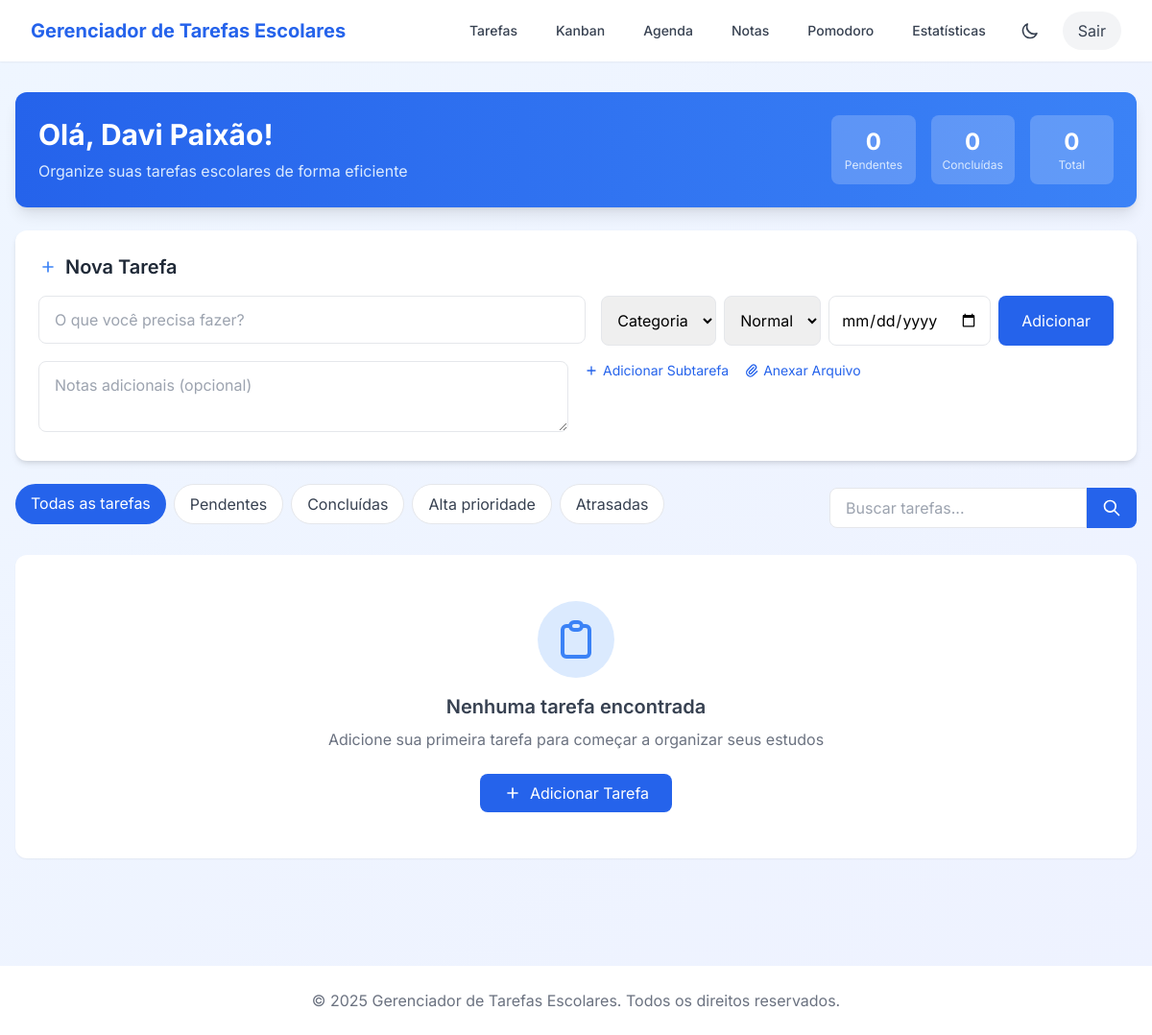
Before: / (signed in) with the older database file.
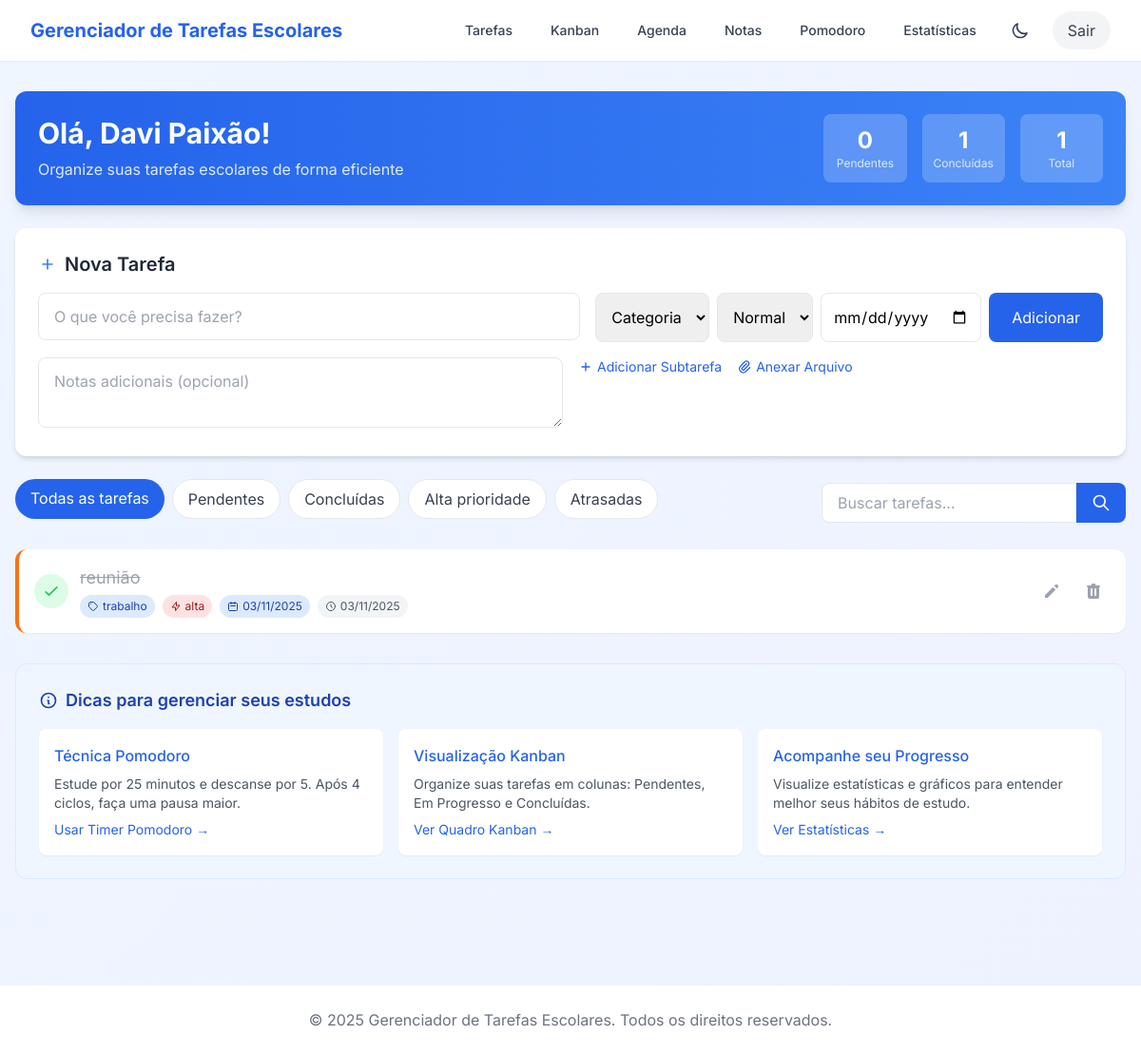
After: the same page with the newer database file.
### models.py (models this page shows, shortened)
class Tarefa(db.Model):
    __tablename__ = 'tarefas'
    id = db.Column(db.Integer, primary_key=True)
    descricao = db.Column(db.String(200), nullable=False)
    concluida = db.Column(db.Boolean, default=False)
    data_criacao = db.Column(db.DateTime, default=datetime.utcnow)
    data_conclusao = db.Column(db.DateTime, nullable=True)
    data_vencimento = db.Column(db.DateTime, nullable=True)  # Data de vencimento
    prioridade = db.Column(db.String(20), default='normal')  # baixa, normal, alta
    categoria = db.Column(db.String(50), nullable=True)  # categoria da tarefa (ex: escola, trabalho, pessoal)
    notas = db.Column(db.Text, nullable=True)  # Notas adicionais
    status_kanban = db.Column(db.String(20), default='pendente')  # pendente, em_progresso, concluida
    usuario_id = db.Column(db.Integer, db.ForeignKey('usuarios.id'), nullable=False)
    subtarefas = db.relationship('Subtarefa', backref='tarefa', lazy=True, cascade="all, delete-orphan")
    anexos = db.relationship('Anexo', backref='tarefa', lazy=True, cascade="all, delete-orphan")
    sessoes_pomodoro = db.relationship('SessaoPomodoro', backref='tarefa', lazy=True)
    def esta_atrasada(self):
        if self.data_vencimento and not self.concluida:
            return self.data_vencimento < datetime.utcnow()
        return False

### app.py (the view)
@app.route('/')
@login_required
def index():
    filtro = request.args.get('filtro')
    busca = request.args.get('busca')
    query = Tarefa.query.filter_by(usuario_id=current_user.id)
    if filtro == 'pendentes':
        query = query.filter_by(concluida=False)
    elif filtro == 'concluidas':
        query = query.filter_by(concluida=True)
    elif filtro == 'alta':
        query = query.filter_by(prioridade='alta')
    elif filtro == 'atrasadas':
        query = query.filter(Tarefa.data_vencimento < datetime.utcnow(), Tarefa.concluida == False)
    elif filtro == 'hoje':
        hoje = datetime.utcnow().date()
        query = query.filter(
            func.date(Tarefa.data_vencimento) == hoje,
            Tarefa.concluida == False
        )
    if busca:
        query = query.filter(Tarefa.descricao.contains(busca))
    query = query.order_by(
        Tarefa.prioridade.desc(),
        Tarefa.data_criacao.desc()
    )
    usuario_tarefas = query.all()
    if not hasattr(current_user, 'tema') or current_user.tema is None:
        current_user.tema = 'light'
        db.session.commit()
    return render_template(
        'index.html',
        tarefas=usuario_tarefas,
        current_user=current_user,
        current_year=datetime.now().year
    )

### app.py (called while the page is built)
@login_manager.user_loader
def load_user(user_id):
    return Usuario.query.get(int(user_id))

@app.context_processor
def inject_current_year():
    return {'current_year': datetime.now().year}

### templates/index.html (shortened to what the changed rows need)
{% extends "base.html" %}
{% block content %}
<div class="mb-8">
    <div class="bg-gradient-to-r from-blue-600 to-blue-500 rounded-xl shadow-lg p-6 mb-6 text-white">
        <div class="flex flex-col md:flex-row justify-between items-center">
            <div>
                <h1 class="text-3xl font-bold mb-2">Olá, {{ current_user.nome }}!</h1>
            </div>
            <div class="mt-4 md:mt-0 grid grid-cols-3 gap-4 text-center">
                <div class="bg-white/20 rounded-lg p-3">
                    <p class="text-2xl font-bold">{{ tarefas|selectattr('concluida', 'equalto', true)|list|length }}</p>
                    <p class="text-xs text-blue-100">Concluídas</p>
                </div>
                <div class="bg-white/20 rounded-lg p-3">
                    <p class="text-2xl font-bold">{{ tarefas|length }}</p>
                    <p class="text-xs text-blue-100">Total</p>
                </div>
            </div>
        </div>
    </div>
    <div class="bg-white dark:bg-gray-800 rounded-xl shadow-md p-6 mb-6 transform transition-all hover:shadow-lg">
        <h2 class="text-xl font-semibold text-gray-800 dark:text-gray-200 mb-4 flex items-center">
            <svg xmlns="http://www.w3.org/2000/svg" class="h-5 w-5 mr-2 text-blue-500" fill="none" viewBox="0 0 24 24" stroke="currentColor">
                <path stroke-linecap="round" stroke-linejoin="round" stroke-width="2" d="M12 6v6m0 0v6m0-6h6m-6 0H6" />
            </svg>
            Nova Tarefa
        </h2>
    </div>
    <div class="space-y-4">
        {% for tarefa in tarefas %}
        <div class="bg-white dark:bg-gray-800 rounded-xl shadow-sm p-4 flex flex-col hover:shadow-md transition-all transform hover:-translate-y-1 border-l-4
            {% if tarefa.esta_atrasada() %}
                border-red-500
            {% elif tarefa.prioridade == 'alta' %}
                border-orange-500
            {% elif tarefa.prioridade == 'baixa' %}
                border-green-500
            {% else %}
                border-blue-500
            {% endif %}">
            <div class="flex items-center justify-between">
                <div class="flex items-center gap-3 flex-1">
                    <form action="{{ url_for('toggle_tarefa', id=tarefa.id) }}" method="POST" class="inline">
                        <button
                            type="submit"
                            class="rounded-full p-2 {% if tarefa.concluida %}bg-green-100 dark:bg-green-900 text-green-500 dark:text-green-300{% else %}bg-gray-100 dark:bg-gray-700 text-gray-400 dark:text-gray-500 hover:bg-blue-100 dark:hover:bg-blue-900 hover:text-blue-500 dark:hover:text-blue-300{% endif %} transition-colors"
                        >
                            <svg xmlns="http://www.w3.org/2000/svg" class="h-5 w-5" fill="none" viewBox="0 0 24 24" stroke="currentColor">
                                <path stroke-linecap="round" stroke-linejoin="round" stroke-width="2" d="M5 13l4 4L19 7" />
                            </svg>
                        </button>
                    </form>
                    <div class="flex-1">
                        <span class="text-lg {% if tarefa.concluida %}line-through text-gray-400 dark:text-gray-500{% else %}text-gray-700 dark:text-gray-200{% endif %}">
                            {{ tarefa.descricao }}
                        </span>
                        <div class="flex flex-wrap gap-2 mt-1">
                            {% if tarefa.categoria %}
                            <span class="px-2 py-1 bg-blue-100 dark:bg-blue-900 text-blue-800 dark:text-blue-200 text-xs rounded-full flex items-center">
                                {{ tarefa.categoria }}
                            </span>
                            {% endif %}
                            <span class="px-2 py-1 text-xs rounded-full flex items-center
                                {% if tarefa.prioridade == 'alta' %}
                                    bg-red-100 dark:bg-red-900 text-red-800 dark:text-red-200
                                {% elif tarefa.prioridade == 'baixa' %}
                                    bg-green-100 dark:bg-green-900 text-green-800 dark:text-green-200
                                {% else %}
                                    bg-gray-100 dark:bg-gray-700 text-gray-800 dark:text-gray-200
                                {% endif %}
                            ">
                                <svg xmlns="http://www.w3.org/2000/svg" class="h-3 w-3 mr-1" fill="none" viewBox="0 0 24 24" stroke="currentColor">
                                    <path stroke-linecap="round" stroke-linejoin="round" stroke-width="2" d="M13 10V3L4 14h7v7l9-11h-7z" />
                                </svg>
                                {{ tarefa.prioridade }}
                            </span>
                            {% if tarefa.data_vencimento %}
                            <span class="px-2 py-1 text-xs rounded-full flex items-center
                                {% if tarefa.esta_atrasada() %}
                                    bg-red-100 dark:bg-red-900 text-red-800 dark:text-red-200
                                {% else %}
                                    bg-blue-100 dark:bg-blue-900 text-blue-800 dark:text-blue-200
                                {% endif %}
                            ">
                                <svg xmlns="http://www.w3.org/2000/svg" class="h-3 w-3 mr-1" fill="none" viewBox="0 0 24 24" stroke="currentColor">
                                    <path stroke-linecap="round" stroke-linejoin="round" stroke-width="2" d="M8 7V3m8 4V3m-9 8h10M5 21h14a2 2 0 002-2V7a2 2 0 00-2-2H5a2 2 0 00-2 2v12a2 2 0 002 2z" />
                                </svg>
                                {{ tarefa.data_vencimento.strftime('%d/%m/%Y') }}
                            </span>
                            {% endif %}
                            <span class="px-2 py-1 bg-gray-100 dark:bg-gray-700 text-gray-600 dark:text-gray-400 text-xs rounded-full flex items-center">
                                <svg xmlns="http://www.w3.org/2000/svg" class="h-3 w-3 mr-1" fill="none" viewBox="0 0 24 24" stroke="currentColor">
                                    <path stroke-linecap="round" stroke-linejoin="round" stroke-width="2" d="M12 8v4l3 3m6-3a9 9 0 11-18 0 9 9 0 0118 0z" />
                                </svg>
                                {{ tarefa.data_criacao.strftime('%d/%m/%Y') }}
                            </span>
                        </div>
                    </div>
                </div>
                <div class="flex items-center gap-2">
                    <a
                        href="{{ url_for('editar_tarefa', id=tarefa.id) }}"
                        class="p-2 rounded-full text-gray-400 dark:text-gray-500 hover:text-blue-500 dark:hover:text-blue-400 hover:bg-blue-50 dark:hover:bg-blue-900 transition-colors"
                        title="Editar"
                    >
                        <svg xmlns="http://www.w3.org/2000/svg" class="h-5 w-5" viewBox="0 0 20 20" fill="currentColor">
                            <path d="M13.586 3.586a2 2 0 112.828 2.828l-.793.793-2.828-2.828.793-.793zM11.379 5.793L3 14.172V17h2.828l8.38-8.379-2.83-2.828z" />
                        </svg>
                    </a>
                    <form action="{{ url_for('deletar_tarefa', id=tarefa.id) }}" method="POST" class="inline">
                        <button
                            type="submit"
                            class="p-2 rounded-full text-gray-400 dark:text-gray-500 hover:text-red-500 dark:hover:text-red-400 hover:bg-red-50 dark:hover:bg-red-900 transition-colors"
                            onclick="return confirm('Tem certeza que deseja excluir esta tarefa?')"
                            title="Excluir"
                        >
                        </button>
                    </form>
                </div>
            </div>
        </div>
        {% else %}
        <div class="bg-white dark:bg-gray-800 rounded-xl shadow-sm p-12 text-center">
            <div class="flex justify-center mb-4">
                <div class="bg-blue-100 dark:bg-blue-900 p-4 rounded-full">
                </div>
            </div>
            <h3 class="text-xl font-semibold text-gray-700 dark:text-gray-200 mb-2">Nenhuma tarefa encontrada</h3>
            <p class="text-gray-500 dark:text-gray-400 mb-6">Adicione sua primeira tarefa para começar a organizar seus estudos</p>
            <button
                onclick="document.querySelector('input[name=descricao]').focus()"
                class="px-6 py-2 bg-blue-600 text-white rounded-lg hover:bg-blue-700 focus:outline-none focus:ring-2 focus:ring-blue-500 focus:ring-offset-2 transition-colors inline-flex items-center"
            >
                <svg xmlns="http://www.w3.org/2000/svg" class="h-5 w-5 mr-2" fill="none" viewBox="0 0 24 24" stroke="currentColor">
                    <path stroke-linecap="round" stroke-linejoin="round" stroke-width="2" d="M12 6v6m0 0v6m0-6h6m-6 0H6" />
                </svg>
                Adicionar Tarefa
            </button>
        </div>
        {% endfor %}
    </div>
    {% if tarefas|length > 0 %}
    <div class="mt-8 bg-blue-50 dark:bg-blue-900/30 rounded-xl p-6 border border-blue-100 dark:border-blue-800">
        <h3 class="text-lg font-semibold text-blue-800 dark:text-blue-300 mb-3 flex items-center">
            <svg xmlns="http://www.w3.org/2000/svg" class="h-5 w-5 mr-2" fill="none" viewBox="0 0 24 24" stroke="currentColor">
                <path stroke-linecap="round" stroke-linejoin="round" stroke-width="2" d="M13 16h-1v-4h-1m1-4h.01M21 12a9 9 0 11-18 0 9 9 0 0118 0z" />
            </svg>
            Dicas para gerenciar seus estudos
        </h3>
        <div class="grid grid-cols-1 md:grid-cols-3 gap-4 mt-4">
            <div class="bg-white dark:bg-gray-800 p-4 rounded-lg shadow-sm">
                <h4 class="font-medium text-blue-600 dark:text-blue-400 mb-2">Técnica Pomodoro</h4>
                <p class="text-sm text-gray-600 dark:text-gray-400">Estude por 25 minutos e descanse por 5. Após 4 ciclos, faça uma pausa maior.</p>
                <a href="{{ url_for('pomodoro') }}" class="mt-2 inline-block text-sm text-blue-600 dark:text-blue-400 hover:underline">
                    Usar Timer Pomodoro →
                </a>
            </div>
            <div class="bg-white dark:bg-gray-800 p-4 rounded-lg shadow-sm">
                <h4 class="font-medium text-blue-600 dark:text-blue-400 mb-2">Visualização Kanban</h4>
                <p class="text-sm text-gray-600 dark:text-gray-400">Organize suas tarefas em colunas: Pendentes, Em Progresso e Concluídas.</p>
                <a href="{{ url_for('kanban') }}" class="mt-2 inline-block text-sm text-blue-600 dark:text-blue-400 hover:underline">
                    Ver Quadro Kanban →
                </a>
            </div>
            <div class="bg-white dark:bg-gray-800 p-4 rounded-lg shadow-sm">
                <h4 class="font-medium text-blue-600 dark:text-blue-400 mb-2">Acompanhe seu Progresso</h4>
                <p class="text-sm text-gray-600 dark:text-gray-400">Visualize estatísticas e gráficos para entender melhor seus hábitos de estudo.</p>
                <a href="{{ url_for('estatisticas') }}" class="mt-2 inline-block text-sm text-blue-600 dark:text-blue-400 hover:underline">
                    Ver Estatísticas →
                </a>
            </div>
        </div>
    </div>
    {% endif %}
</div>
{% endblock %}

Changed rows visible on the page:
added Tarefa: descricao "reunião", categoria "trabalho", prioridade "alta", data_vencimento "03/11/2025", data_criacao "03/11/2025"
Other visible differences:
{{ tarefas|selectattr('concluida', 'equalto', true)|list|length }}: "0" → "1"
{{ tarefas|length }}: "0" → "1"
text no longer shown: "Nenhuma tarefa encontrada Adicione sua primeira tarefa para começar a organizar seus estudos Adicionar Tarefa"
text now shown: "Dicas para gerenciar seus estudos Técnica Pomodoro Estude por 25 minutos e descanse por 5. Após 4 ciclos, faça uma pausa maior. Usar Timer Pomodoro → Visualização Kanban Organize suas tarefas em colunas: Pendentes, Em Progresso e Concluídas. Ver Quadro Kanban → Acompanhe seu Progresso Visualize estatísticas e gráficos para entender melhor seus hábitos de estudo. Ver Estatísticas →"
